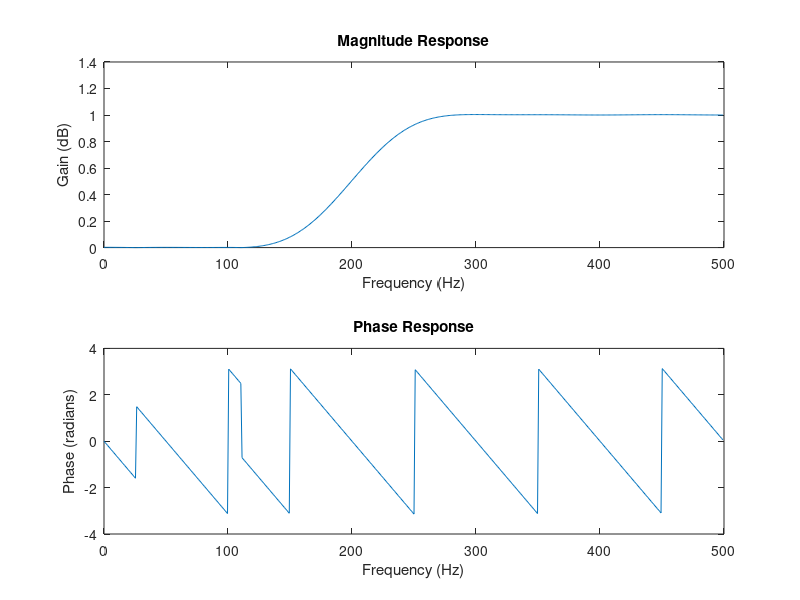

Recreate this plot in MATLAB.
clc;
clear;
fs = 1000;        
wp = 200;        
ws = 300;        
n = 20;           
filterType = 'highpass';  


if strcmp(filterType, 'lowpass')
    b = fir1(n, wp / (fs / 2), 'low', hamming(n + 1));
elseif strcmp(filterType, 'highpass')
    b = fir1(n, wp / (fs / 2), 'high', hamming(n + 1));
end


[h, f] = freqz(b, 1, 512, fs);


subplot(2, 1, 1);
plot(f, abs(h));   
title('Magnitude Response');
xlabel('Frequency (Hz)');
ylabel('Gain (dB)');


subplot(2, 1, 2);
plot(f, angle(h)); 
title('Phase Response');
xlabel('Frequency (Hz)');
ylabel('Phase (radians)');